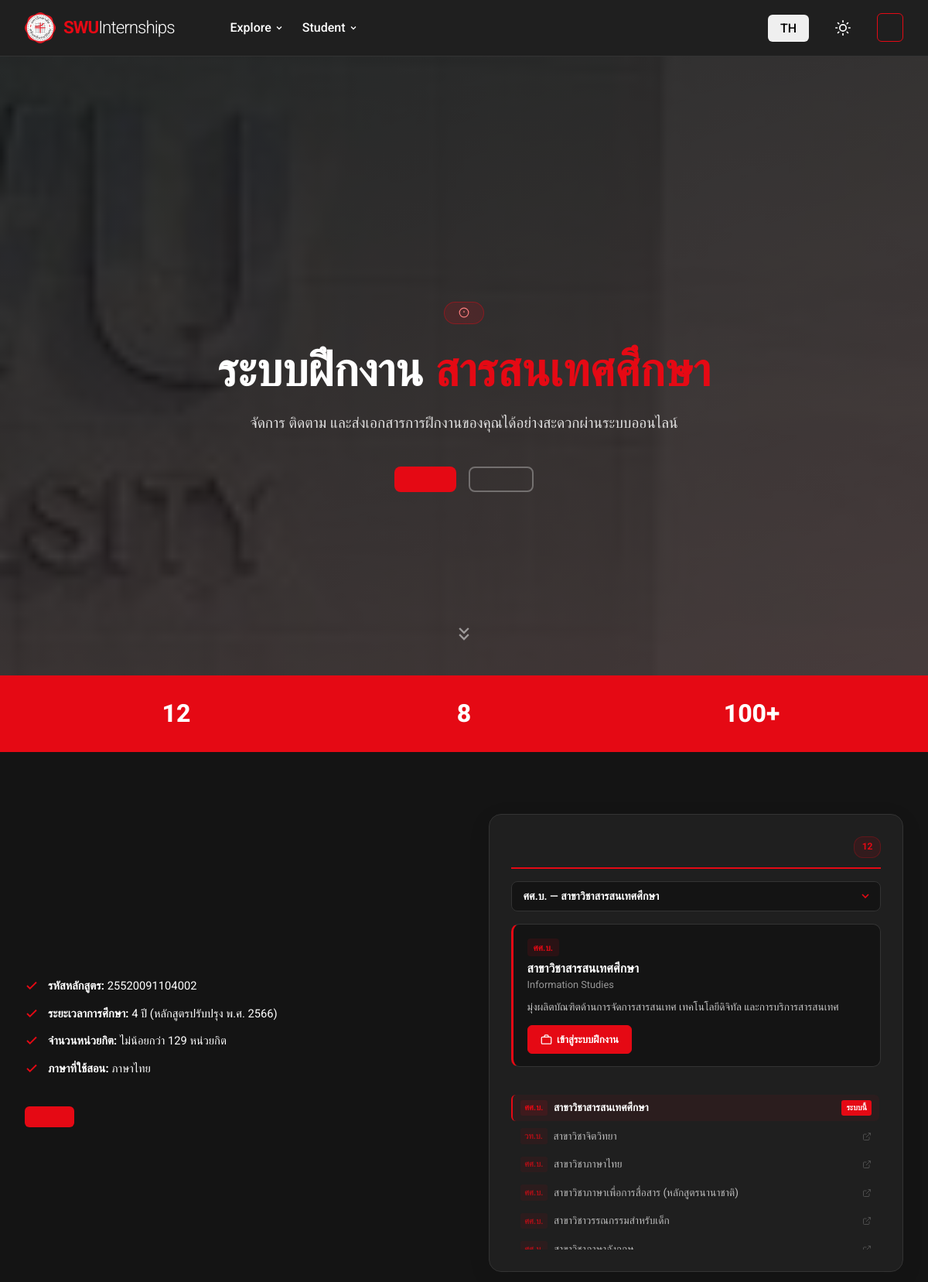
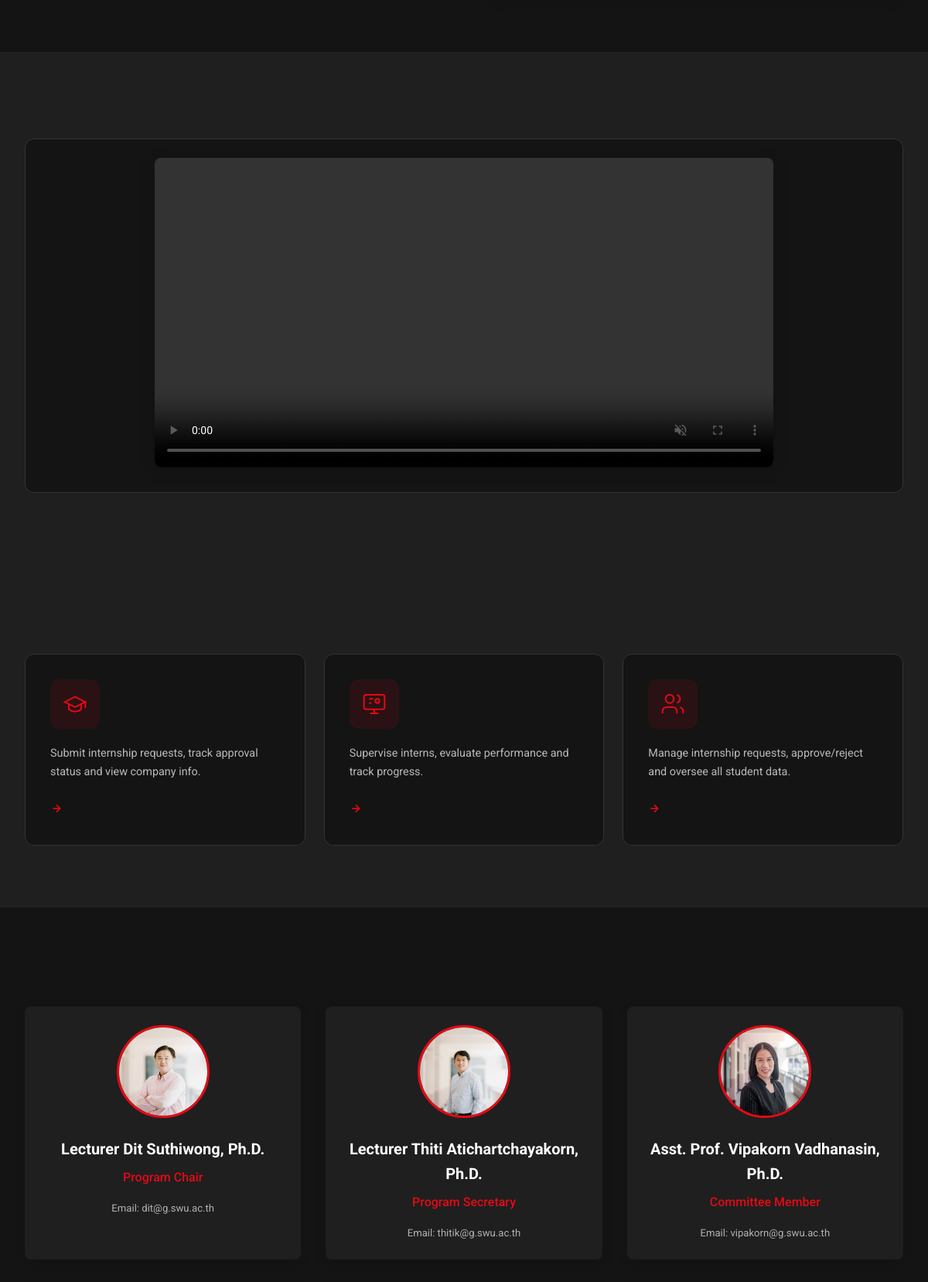
Page / (signed in, upper part) on the committed database (2 pictures, top to bottom).
### tables this page shows
CREATE TABLE `teachers_info` (
  `id` INT AUTO_INCREMENT PRIMARY KEY,
  `user_id` VARCHAR(20),
  `full_name` VARCHAR(150),
  `position` VARCHAR(150),
  `education` TEXT,
  `full_name_en` VARCHAR(255),
  `position_en` VARCHAR(255),
  `detail_en` TEXT,
  FOREIGN KEY (`user_id`) REFERENCES users(username) ON DELETE SET NULL
);

### index.php (the view, shortened to what this page needs)
<?php
require_once 'includes/db_connect.php';
$lang = $_GET['lang'] ?? $_SESSION['lang'] ?? 'th';
$t = require "lang/{$lang}.php";
require_once 'includes/header.php';
require_once 'includes/navbar.php';
?>
<section class="hero-section" style="background: linear-gradient(160deg, rgba(0,0,0,0.82) 0%, rgba(20,0,0,0.75) 100%),
           url('assets/images/index1.jpg') center / cover no-repeat fixed;
           min-height: 100vh; display:flex; flex-direction:column; justify-content:center; align-items:center;
           text-align:center; padding: 10rem 2rem 5rem; color:#fff; position:relative;">
    <div style="display:inline-flex; align-items:center; gap:0.5rem; background:rgba(229,9,20,0.15);
                border:1px solid rgba(229,9,20,0.4); border-radius:20px; padding:0.4rem 1.1rem;
                font-size:0.85rem; letter-spacing:1px; text-transform:uppercase; margin-bottom:1.5rem; color:#ff8080;">
        <svg xmlns="http://www.w3.org/2000/svg" width="14" height="14" viewBox="0 0 24 24" fill="none"
            stroke="currentColor" stroke-width="2">
            <circle cx="12" cy="12" r="10" />
            <line x1="12" y1="8" x2="12" y2="12" />
            <line x1="12" y1="16" x2="12.01" y2="16" />
        </svg>
    </div>
    <h1
        style="font-size: clamp(2.2rem, 5vw, 4rem); font-weight:800; line-height:1.2; margin-bottom:1rem; max-width:800px;">
        <?= $t['hero_title_1'] ?? 'ระบบฝึกงาน ' ?>
        <span style="color:var(--primary-color);"><?= $t['hero_title_2'] ?? 'สารสนเทศศึกษา' ?></span>
    </h1>
    <p style="font-size:1.2rem; opacity:0.85; max-width:600px; line-height:1.7; margin-bottom:2.5rem;">
        <?= $t['hero_subtitle'] ?? 'จัดการ ติดตาม และส่งเอกสารการฝึกงานของคุณได้อย่างสะดวกผ่านระบบออนไลน์' ?>
    </p>
    <div style="display:flex; gap:1rem; flex-wrap:wrap; justify-content:center;">
        <?php if (!isset($_SESSION['user_id'])): ?>
            <a href="login.php" class="btn btn-primary"
                style="font-size:1.1rem; padding:0.9rem 2.5rem; border-radius:8px; font-weight:700;">
                <?= $t['login'] ?>
            </a>
            <a href="register.php" class="btn" style="font-size:1.1rem; padding:0.9rem 2.5rem; border-radius:8px; font-weight:600;
                      border:2px solid rgba(255,255,255,0.5); color:#fff; background:transparent;">
                <?= $t['register'] ?>
            </a>
        <?php else: ?>
            <a href="dashboard.php" class="btn btn-primary"
                style="font-size:1.1rem; padding:0.9rem 2.5rem; border-radius:8px; font-weight:700;">
            </a>
        <?php endif; ?>
        <a href="#about" class="btn" style="font-size:1.1rem; padding:0.9rem 2.5rem; border-radius:8px; font-weight:600;
                  border:2px solid rgba(255,255,255,0.3); color:rgba(255,255,255,0.8); background:transparent;">
        </a>
    </div>
    <div style="position:absolute; bottom:2rem; left:50%; transform:translateX(-50%); animation:bounce 2s infinite;">
        <svg xmlns="http://www.w3.org/2000/svg" width="28" height="28" viewBox="0 0 24 24" fill="none"
            stroke="rgba(255,255,255,0.5)" stroke-width="2">
            <path d="M7 13l5 5 5-5M7 6l5 5 5-5" />
        </svg>
    </div>
</section>
<div style="background:var(--primary-color); padding:1.5rem 2rem;">
    <div
        style="max-width:1100px; margin:0 auto; display:grid; grid-template-columns:repeat(auto-fit,minmax(180px,1fr)); gap:1rem; text-align:center; color:#fff;">
        <div>
            <div style="font-size:2rem; font-weight:800;">12</div>
        </div>
        <div>
            <div style="font-size:2rem; font-weight:800;">8</div>
        </div>
        <div>
            <div style="font-size:2rem; font-weight:800;">100+</div>
        </div>
    </div>
</div>
<section id="about" class="index-section" style="background:var(--bg-color);">
    <div class="container">
        <div style="display:grid; grid-template-columns:1fr 1fr; gap:4rem; align-items:center;">
            <div>
                <div style="display:flex; flex-direction:column; gap:0.75rem; margin-bottom:2rem;">
                    <?php
                    $features = [
                        ['รหัสหลักสูตร', '25520091104002'],
                        ['ระยะเวลาการศึกษา', '4 ปี (หลักสูตรปรับปรุง พ.ศ. 2566)'],
                        ['จำนวนหน่วยกิต', 'ไม่น้อยกว่า 129 หน่วยกิต'],
                        ['ภาษาที่ใช้สอน', 'ภาษาไทย'],
                    ];
                    foreach ($features as [$k, $v]):
                        ?>
                        <div style="display:flex; gap:0.75rem; align-items:flex-start;">
                            <svg xmlns="http://www.w3.org/2000/svg" width="18" height="18" viewBox="0 0 24 24" fill="none"
                                stroke="var(--primary-color)" stroke-width="2.5" style="flex-shrink:0;margin-top:2px">
                                <polyline points="20 6 9 17 4 12" />
                            </svg>
                            <span style="color:var(--text-color); font-size:0.92rem;"><strong><?= $k ?>:</strong>
                                <?= $v ?></span>
                        </div>
                    <?php endforeach; ?>
                </div>
                <button onclick="document.getElementById('curriculumModal').style.display='flex'"
                    class="btn btn-primary" style="padding:0.85rem 2rem; font-size:0.95rem;">
                </button>
            </div>
            <div class="majors-panel">
                <div class="majors-panel-header">
                    <span class="majors-count-badge"><?= count($index_majors) ?> <?= $t['majors_count'] ?></span>
                </div>
                <div class="majors-select-wrap">
                    <select id="majorSelect" class="majors-select form-control">
                        <?php foreach ($index_majors as $i => $m): ?>
                            <option value="<?= $i ?>" <?= !empty($m['highlight']) ? 'selected' : '' ?>>
                                <?= htmlspecialchars($m['degree']) ?> — <?= htmlspecialchars($m['name']) ?>
                            </option>
                        <?php endforeach; ?>
                    </select>
                    <span class="majors-select-arrow">
                    </span>
                </div>
                <div class="majors-detail-card" id="majorDetail">
                </div>
                <div class="majors-links-title"><?= $t['all_programs_link'] ?></div>
                <div class="majors-links-list">
                    <?php foreach ($index_majors as $i => $m): ?>
                        <a href="<?= htmlspecialchars($m['url']) ?>"
                            class="majors-link-item <?= !empty($m['highlight']) ? 'majors-link-active' : '' ?>"
                            data-index="<?= $i ?>" <?= empty($m['system']) ? 'target="_blank"' : '' ?>
                            onclick="selectMajor(<?= $i ?>); <?= !empty($m['system']) ? 'return false;' : '' ?>">
                            <span class="majors-link-degree"><?= htmlspecialchars($m['degree']) ?></span>
                            <span class="majors-link-name"><?= htmlspecialchars($m['name']) ?></span>
                            <?php if (!empty($m['system'])): ?>
                                <span class="majors-link-system-badge">ระบบนี้</span>
                            <?php else: ?>
                                <svg class="majors-link-ext" xmlns="http://www.w3.org/2000/svg" width="12" height="12"
                                    viewBox="0 0 24 24" fill="none" stroke="currentColor" stroke-width="2">
                                    <path d="M18 13v6a2 2 0 0 1-2 2H5a2 2 0 0 1-2-2V8a2 2 0 0 1 2-2h6" />
                                    <polyline points="15 3 21 3 21 9" />
                                    <line x1="10" y1="14" x2="21" y2="3" />
                                </svg>
                            <?php endif; ?>
                        </a>
                    <?php endforeach; ?>
                </div>
            </div>
        </div>
    </div>
</section>
<section class="index-section" style="background:var(--card-bg);">
    <div class="container">
        <div
            style="text-align:center; background:var(--bg-color); padding:1.5rem; border-radius:12px; border:1px solid var(--border-color);">
            <video controls autoplay muted loop playsinline
                style="width:100%; max-width:800px; border-radius:8px; box-shadow:0 4px 20px rgba(0,0,0,0.15);">
                <source src="<?= htmlspecialchars($base_url) ?>/assets/videos/intro.mp4" type="video/mp4">
            </video>
        </div>
    </div>
</section>
<section id="internship" class="index-section" style="background:var(--card-bg);">
    <div class="container">
        <div style="display:grid; grid-template-columns:repeat(auto-fit,minmax(280px,1fr)); gap:1.5rem;">
            <?php
            $features_intern = [
                [
                    'icon' => '<svg xmlns="http://www.w3.org/2000/svg" width="32" height="32" viewBox="0 0 24 24" fill="none" stroke="currentColor" stroke-width="1.5"><path d="M22 10v6M2 10l10-5 10 5-10 5z"/><path d="M6 12v5c3 3 9 3 12 0v-5"/></svg>',
                    'title' => $t['role_student'],
                    'desc' => $lang === 'th' ? 'ยื่นคำขอฝึกงาน ติดตามสถานะการอนุมัติ และดูข้อมูลบริษัทที่สมัคร' : 'Submit internship requests, track approval status and view company info.',
                    'link' => 'login.php',
                ],
                [
                    'icon' => '<svg xmlns="http://www.w3.org/2000/svg" width="32" height="32" viewBox="0 0 24 24" fill="none" stroke="currentColor" stroke-width="1.5"><rect x="2" y="3" width="20" height="14" rx="2"/><path d="M8 21h8M12 17v4"/><path d="M7 7h4M7 11h2"/><circle cx="15" cy="9" r="2"/></svg>',
                    'title' => $t['role_teacher'],
                    'desc' => $lang === 'th' ? 'นิเทศนิสิตฝึกงาน ประเมินผล และติดตามความก้าวหน้า' : 'Supervise interns, evaluate performance and track progress.',
                    'link' => 'login.php',
                ],
                [
                    'icon' => '<svg xmlns="http://www.w3.org/2000/svg" width="32" height="32" viewBox="0 0 24 24" fill="none" stroke="currentColor" stroke-width="1.5"><path d="M16 21v-2a4 4 0 0 0-4-4H6a4 4 0 0 0-4 4v2"/><circle cx="9" cy="7" r="4"/><path d="M22 21v-2a4 4 0 0 0-3-3.87M16 3.13a4 4 0 0 1 0 7.75"/></svg>',
                    'title' => $t['role_staff'],
                    'desc' => $lang === 'th' ? 'จัดการคำขอฝึกงาน อนุมัติ/ปฏิเสธ และดูแลข้อมูลนิสิตทั้งหมด' : 'Manage internship requests, approve/reject and oversee all student data.',
                    'link' => 'login.php',
                ],
            ];
            foreach ($features_intern as $fi):
                ?>
                <div style="background:var(--bg-color); border-radius:12px; padding:2rem; border:1px solid var(--border-color);
                        transition:transform 0.25s, box-shadow 0.25s;"
                    onmouseover="this.style.transform='translateY(-4px)';this.style.boxShadow='0 12px 30px rgba(0,0,0,0.1)'"
                    onmouseout="this.style.transform='';this.style.boxShadow=''">
                    <div
                        style="width:64px; height:64px; background:rgba(229,9,20,0.1); border-radius:12px;
                             display:flex; align-items:center; justify-content:center; color:var(--primary-color); margin-bottom:1.25rem;">
                        <?= $fi['icon'] ?>
                    </div>
                    <p
                        style="font-size:0.9rem; opacity:0.7; line-height:1.7; margin-bottom:1.5rem; color:var(--text-color);">
                        <?= $fi['desc'] ?>
                    </p>
                    <a href="<?= $fi['link'] ?>"
                        style="display:inline-flex; align-items:center; gap:0.4rem; color:var(--primary-color); font-weight:600; font-size:0.9rem; text-decoration:none;">
                        <svg xmlns="http://www.w3.org/2000/svg" width="16" height="16" viewBox="0 0 24 24" fill="none"
                            stroke="currentColor" stroke-width="2.5">
                            <line x1="5" y1="12" x2="19" y2="12" />
                            <polyline points="12 5 19 12 12 19" />
                        </svg>
                    </a>
                </div>
            <?php endforeach; ?>
        </div>
    </div>
</section>
<section id="teachers" class="index-section" style="background:var(--bg-color);">
    <div class="container">
        <div class="teachers-grid">
            <?php
            try {
                $stmt_t = $conn->query("SELECT * FROM teachers_info ORDER BY id ASC");
                while ($teacher = $stmt_t->fetch(PDO::FETCH_ASSOC)):
                    $t_name = $lang === 'en' ? ($teacher['full_name_en'] ?? $teacher['full_name']) : $teacher['full_name'];
                    $t_pos = $lang === 'en' ? ($teacher['position_en'] ?? $teacher['position']) : $teacher['position'];
                    $t_detail = $teacher['detail_en'] ?? '';
                    $expected_img = 'assets/images/d' . intval($teacher['id']) . '.jpg';
                    $t_img = file_exists(__DIR__ . '/' . $expected_img) ? $expected_img : 'assets/images/t.jpg';
                    $cv_file = 'assets/cv/d' . intval($teacher['id']) . '.pdf';
                    $has_cv = file_exists(__DIR__ . '/' . $cv_file);
                    ?>
                    <?php if ($has_cv): ?>
                        <a href="<?= htmlspecialchars($base_url . '/' . $cv_file) ?>" target="_blank" rel="noopener"
                            class="teacher-card" style="display:block; text-decoration:none; cursor:pointer;">
                        <?php else: ?>
                            <div class="teacher-card">
                            <?php endif; ?>
                            <img src="<?= htmlspecialchars($base_url . '/' . $t_img) ?>" alt="<?= htmlspecialchars($t_name) ?>"
                                class="teacher-img">
                            <div class="teacher-name"><?= htmlspecialchars($t_name) ?></div>
                            <div class="teacher-position"><?= htmlspecialchars($t_pos) ?></div>
                            <?php if ($t_detail): ?>
                                <div class="teacher-desc" style="font-size:0.82rem; opacity:0.65; margin-top:0.25rem;">
                                    <?= htmlspecialchars($t_detail) ?>
                                </div>
                            <?php endif; ?>
                            <?php if ($has_cv): ?>
                        </a>
                    <?php else: ?>
                    </div>
                <?php endif; ?>
                <?php
                endwhile;
            } catch (PDOException $e) {
            }
            ?>
    </div>
    </div>
</section>
<?php require_once 'includes/footer.php'; ?>

### rows in the picture
teachers_info: shows a picture, full_name_en "Lecturer Dit Suthiwong, Ph.D.", position_en "Program Chair", detail_en "Email: dit@g.swu.ac.th"
teachers_info: shows a picture, full_name_en "Lecturer Thiti Atichartchayakorn, Ph.D.", position_en "Program Secretary", detail_en "Email: thitik@g.swu.ac.th"
teachers_info: shows a picture, full_name_en "Asst. Prof. Vipakorn Vadhanasin, Ph.D.", position_en "Committee Member", detail_en "Email: vipakorn@g.swu.ac.th"

### other values in the picture
$t['hero_title_1'] "ระบบฝึกงาน"
$t['hero_title_2'] "สารสนเทศศึกษา"
$t['hero_subtitle'] "จัดการ ติดตาม และส่งเอกสารการฝึกงานของคุณได้อย่างสะดวกผ่านระบบออนไลน์"
$k "รหัสหลักสูตร"
$v "25520091104002"
$k "ระยะเวลาการศึกษา"
$v "4 ปี (หลักสูตรปรับปรุง พ.ศ. 2566)"
$k "จำนวนหน่วยกิต"
$v "ไม่น้อยกว่า 129 หน่วยกิต"
$k "ภาษาที่ใช้สอน"
$v "ภาษาไทย"
count($index_majors) "12"
$m['degree'] "ศศ.บ."
$m['name'] "สาขาวิชาสารสนเทศศึกษา"
$m['degree'] "วท.บ."
